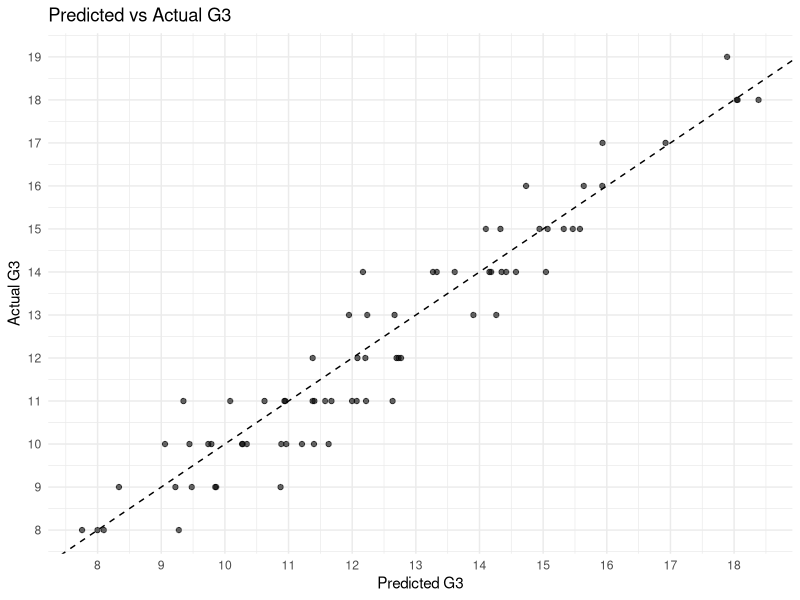

Here is the R script that generated this plot:
allData<-read.csv("student-mat.csv", sep=";", header=TRUE)

purgeData<-subset(allData, absences<=20 & higher=="yes" & G3>0 & school=="GP")
purgeData<-purgeData[,-1]
df.train<-purgeData[1:ceiling((nrow(purgeData)*(3/4))),]
df.test<-purgeData[((ceiling(nrow(purgeData)*(3/4)))+1):nrow(purgeData),]

# 載入必要套件
library(tidyverse)
library(caret)

# 1. 轉換類別變數為 factor
cat_vars <- c("sex","address","famsize","Pstatus",
              "Mjob","Fjob","reason","guardian",
              "schoolsup","famsup","paid","activities",
              "nursery","higher","internet","romantic")
df.train[cat_vars] <- lapply(df.train[cat_vars], as.factor)
df.test[cat_vars] <- lapply(df.test[cat_vars], as.factor)

# 移除只含單一層級的因子變數
factor_vars <- names(df.train)[sapply(df.train, is.factor)]
single_level_vars <- factor_vars[sapply(df.train[factor_vars], nlevels) < 2]
if (length(single_level_vars) > 0) {
  df.train <- df.train[, !(names(df.train) %in% single_level_vars)]
  df.test <- df.test[, !(names(df.test) %in% single_level_vars)]
}
# 移除測試集中的未使用層級
df.test <- droplevels(df.test)

# 2. 建立多元線性回歸模型 (以所有變數預測 G3)
model <- lm(G3 ~ ., data = df.train)

# 檢視模型摘要，確認係數、R²、p-value 等
summary(model)

# 3. 在測試集上做預測
pred <- predict(model, newdata = df.test)

# 計算 RMSE（評估模型在測試集的誤差）
rmse <- sqrt(mean((df.test$G3 - pred)^2))
cat("Test RMSE:", round(rmse, 3), "\n")

# 計算測試集 R²
r2 <- cor(df.test$G3, pred)^2
cat("Test R-squared:", round(r2, 3), "\n")

# 計算訓練集RMSE
trainRMSE <- sqrt(mean((df.train$G3 - predict(model, newdata = df.train))^2))
cat("Train RMSE:", round(trainRMSE, 3), "\n")

# 計算訓練集 R²
trainR2 <- cor(df.train$G3, predict(model, newdata = df.train))^2
cat("Train R-squared:", round(trainR2, 3), "\n")

# （可選）畫出預測值 vs 真實值的散佈圖，檢查模型效果
p<-ggplot(df.test, aes(x = pred, y = G3)) +
  geom_point(alpha = 0.6) +
  geom_abline(intercept = 0, slope = 1, linetype = "dashed") +
  scale_x_continuous(breaks = seq(5, 20, 1)) +
  scale_y_continuous(breaks = seq(5, 20, 1)) +
  labs(title = "Predicted vs Actual G3",
       x = "Predicted G3",
       y = "Actual G3") +
  theme_minimal()
  

print(p)

# 4. 先詢問詳細版或精簡版
cat("請選擇分析版本：1. 詳細版分析；2. 精簡版分析\n")
choice <- readline("輸入 1 或 2: ")
# 定義所有預測變數
predict_vars <- setdiff(names(df.train), "G3")
# 若選擇精簡版，只提示以下變數，其餘自動填中位數/眾數
if (choice == "2") {
  input_vars <- c("G2", "G1", "failures", "age", "goout", "Medu", "Fedu", "higher", "reason", "traveltime", "address", "studytime")
} else {
  input_vars <- predict_vars
}
# 開始收集輸入
cat("請依序輸入以下變數的值，一行一個，留空則以中位數(數值)或眾數(類別)補上：\n")
user_input <- list()
for (var in predict_vars) {
  # 計算中位數或眾數
  if (is.numeric(df.train[[var]])) {
    med <- median(df.train[[var]], na.rm = TRUE)
    if (var %in% input_vars) {
      # 計算該變數的最小和最大值作為可接受範圍
      min_val <- min(df.train[[var]], na.rm = TRUE)
      max_val <- max(df.train[[var]], na.rm = TRUE)
      while(TRUE) {
        val <- readline(sprintf("%s (numeric, 範圍 %s - %s) [默認 %s]: ", var, min_val, max_val, med))
        if (val == "" || is.na(val)) {
          val_num <- med
          break
        }
        val_num <- suppressWarnings(as.numeric(val))
        if (!is.na(val_num) && val_num >= min_val && val_num <= max_val) {
          break
        }
        cat(sprintf("輸入不合法，請輸入 %s 到 %s 之間的數字。\n", min_val, max_val))
      }
      user_input[[var]] <- val_num
    } else {
      user_input[[var]] <- med
    }
  } else if (is.factor(df.train[[var]])) {
    levs <- levels(df.train[[var]])
    mode_val <- names(sort(table(df.train[[var]]), decreasing = TRUE))[1]
    if (var %in% input_vars) {
      cat(sprintf("%s (categorical)，可選值: %s [默認 %s]\n", var, paste(levs, collapse = "/"), mode_val))
      while(TRUE) {
        val <- readline(sprintf("%s: ", var))
        if (val == "") {
          val_chr <- mode_val
          break
        }
        if (val %in% levs) {
          val_chr <- val
          break
        }
        cat(sprintf("輸入不合法，可選值：%s\n", paste(levs, collapse = "/")))
      }
      user_input[[var]] <- val_chr
    } else {
      user_input[[var]] <- mode_val
    }
  }
}
# 建立新資料框並轉回 factor
new_df <- as.data.frame(user_input, stringsAsFactors = FALSE)
for (var in predict_vars) {
  if (is.factor(df.train[[var]])) {
    new_df[[var]] <- factor(new_df[[var]], levels = levels(df.train[[var]]))
  }
}
# 預測並輸出結果
pred_user <- predict(model, newdata = new_df)
cat("預測的 G3 分數為:", round(pred_user, 1), "\n")
